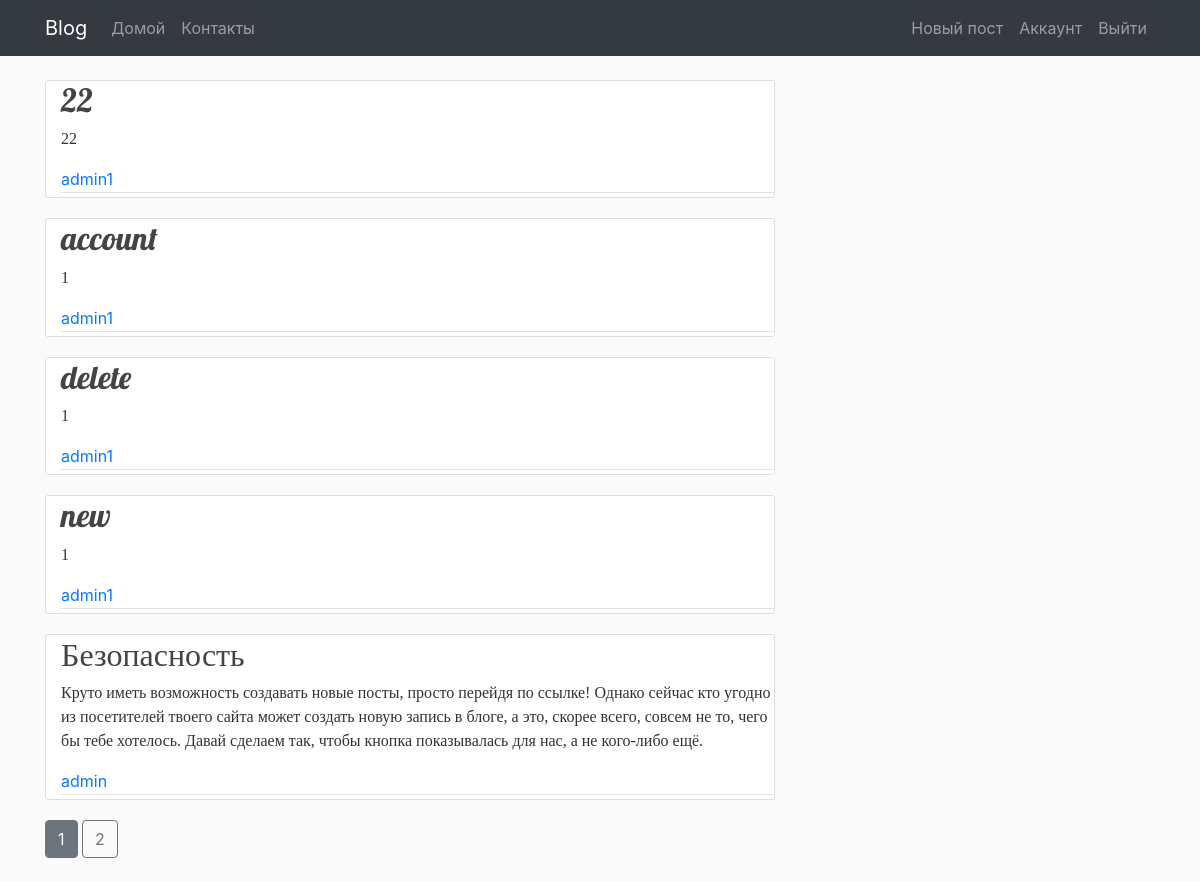
Page /home (signed in) on the committed database.
### blog/models.py (models this page shows, shortened)
class Post(db.Model):
    __tablename__ = 'posts'
    id = db.Column(db.Integer, primary_key=True)
    title = db.Column(db.String(100))
    slug = db.Column(db.String(100), unique=True)
    body = db.Column(db.Text)
    created = db.Column(db.DateTime, nullable=False, default=datetime.now())
    user_id = db.Column(db.Integer, db.ForeignKey('users.id'))

class User(db.Model, UserMixin):
    __tablename__ = 'users'
    id = db.Column(db.Integer, primary_key=True, autoincrement=True)
    username = db.Column(db.String(64), index=True, nullable=False, unique=True)
    email = db.Column(db.String(64), unique=True, nullable=False)
    password_hash = db.Column(db.String(128), nullable=False)
    posts = db.relationship('Post', backref='author', lazy='dynamic')

### blog/main/routes.py (the view)
@main.route('/')
@main.route('/home')
def home():
    page = request.args.get('page', 1, type=int)
    posts = db.session.query(Post).order_by(Post.created.desc()).paginate(page=page, per_page=5)
    return render_template('index.html', posts=posts)

### blog/models.py (called while the page is built)
@login.user_loader
def load_user(user_id):
    return db.session.query(User).get(int(user_id))

### blog/templates/index.html (shortened to what this page needs)
{% extends "base.html" %}
{% block content %}
{% for post in posts.items %}
<article class="media content-section">
    <div class="media-body">
        <h2><a class="article-title" href="{{ url_for('posts.post', slug=post.slug) }}">{{ post.title }}</a></h2>
        <p class="article-content">{{ post.body }}</p>
        <div class="article-metadata">
            <a class="mr-2" href="{{ url_for('users.user_posts', username=post.author.username) }}">{{
                post.author.username }}</a>
        </div>
    </div>
</article>
{% endfor %}
{% for page_num in posts.iter_pages(left_edge=1, right_edge=1, left_current=1, right_current=2) %}
{% if page_num %}
{% if posts.page == page_num %}
<a class="btn btn-secondary mb-4" href="{{ url_for('main.home', page=page_num) }}">{{ page_num }}</a>
{% else %}
<a class="btn btn-outline-secondary mb-4" href="{{ url_for('main.home', page=page_num) }}">{{ page_num }}</a>
{% endif %}
{% endif %}
{% endfor %}
{% endblock content %}

### blog/static/css/main.css (style rules this page uses)
body { background: #fafafa; color: #333333; margin-top: 5rem; }
h1, h2, h3, h4, h5, h6 a { color: #444444; font-family: 'Lobster', cursive; }
.content-section { background: #ffffff; padding-left: 15px; border: 1px solid #dddddd; border-radius: 3px; margin-bottom: 20px; }
.article-title { color: #444444; }
.article-content { white-space: pre-line; font-family: ''; }
.article-metadata { padding-bottom: 1px; margin-bottom: 4px; border-bottom: 1px solid #e3e3e3 }

### rows in the picture
Post: title "22", body "22", author.username "admin1"
Post: title "account", body "1", author.username "admin1"
Post: title "delete", body "1", author.username "admin1"
Post: title "new", body "1", author.username "admin1"
Post: title "Безопасность", body "Круто иметь возможность создавать новые посты, просто перейдя по ссылке! Однако сейчас кто угодно из посетителей твоего сайта может создать новую запись в блоге, а это, скорее всего, совсем не то, чего бы тебе хотелось. Давай сделаем так, чтобы кнопка показывалась для нас, а не кого-либо ещё.", author.username "admin"

### other values in the picture
{{ page_num }} "1"
{{ page_num }} "2"
